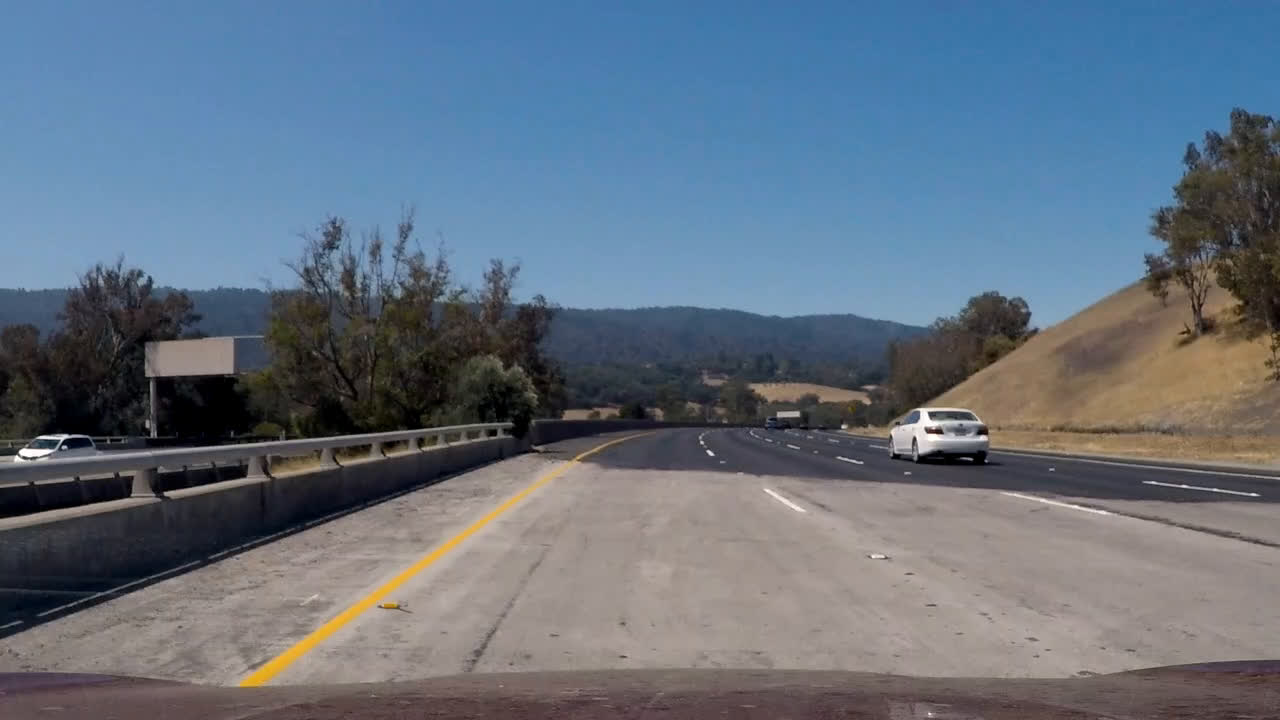
#> input picture test_images/test10.jpg, 1280 x 720 px
$ jupyter execute --allow-errors Code.ipynb   (shell and % lines are left out)   (older library calls are emulated)
#> lines starting #> are read from the running program, lines starting #| are printed output that depends on the picture; after the words box and inside, x2 and y2 are one past the last pixel; in counts of white or black regions, pixels touching at a corner belong together
## Advanced Lane Finding Project

The goals / steps of this project are the following:

* Compute the camera calibration matrix and distortion coefficients given a set of chessboard images.
* Apply a distortion correction to raw images.
* Use color transforms, gradients, etc., to create a thresholded binary image.
* Apply a perspective transform to rectify binary image ("birds-eye view").
* Detect lane pixels and fit to find the lane boundary.
* Determine the curvature of the lane and vehicle position with respect to center.
* Warp the detected lane boundaries back onto the original image.
* Output visual display of the lane boundaries and numerical estimation of lane curvature and vehicle position.

---
## Compute the camera calibration matrix and distortion coefficients given a set of chessboard images.

[cell 1]
import numpy as np
import cv2
import glob
import matplotlib.pyplot as plt
import os
#%matplotlib qt

# prepare object points, like (0,0,0), (1,0,0), (2,0,0) ....,(6,5,0)
objp = np.zeros((6*9,3), np.float32)
objp[:,:2] = np.mgrid[0:9,0:6].T.reshape(-1,2)

# Arrays to store object points and image points from all the images.
objpoints = [] # 3d points in real world space
imgpoints = [] # 2d points in image plane.

# Make a list of calibration images
file_path = os.getcwd()
file_path = file_path + '/camera_cal/calibration*.jpg'
images = glob.glob(file_path)

plt.figure(figsize=(20,10))
# Step through the list and search for chessboard corners
i=1
for fname in images:
    img = cv2.imread(fname)
    gray = cv2.cvtColor(img,cv2.COLOR_BGR2GRAY)

    # Find the chessboard corners
    ret, corners = cv2.findChessboardCorners(gray, (9,6),None)
    # If found, add object points, image points
    if ret == True:
        objpoints.append(objp)
        imgpoints.append(corners)

        # Draw and display the corners
        img = cv2.drawChessboardCorners(img, (9,6), corners, ret)
        plt.subplot(4,5,i)
        plt.imshow(img)
        i=i+1
plt.show()

## Apply a distortion correction to raw images.

[cell 2]
def undistort_image(img, mtx, dist):
    dst = cv2.undistort(img, mtx, dist, None, mtx)
    return dst

[cell 3]
import pickle

# Test undistortion on an image
file_path = os.getcwd()
file_path = file_path + '/camera_cal/calibration1.jpg'
img = cv2.imread(file_path)
#> (the rest of this cell did not finish here and is left out)

## Use color transforms, gradients, etc., to create a thresholded binary image.

[cell 4]
def mag_thresh(img, sobel_kernel=3, mag_thresh=(0, 255)):
    # Convert to HLS
    hls = cv2.cvtColor(img, cv2.COLOR_RGB2HLS)
    l_channel = hls[:,:,1]
    s_channel = hls[:,:,2]

    # Take the gradient in x and y separately in l_channel
    sobelx = cv2.Sobel(l_channel, cv2.CV_64F, 1, 0)
    sobely = cv2.Sobel(l_channel, cv2.CV_64F, 0, 1)

    # Calculate the magnitude
    abs_sobelxy = np.sqrt(sobelx**2+sobely**2)

    # Scale to 8-bit (0 - 255) and convert to type = np.uint8
    scaled_sobel = np.uint8(255*abs_sobelxy/np.max(abs_sobelxy))

    # Create a binary mask where mag thresholds are met
    binary_output_l = np.zeros_like(scaled_sobel)
    binary_output_l[(scaled_sobel >= mag_thresh[0]) & (scaled_sobel <= mag_thresh[1])] = 1

    # Take the gradient in x and y separately in s_channel
    sobelx = cv2.Sobel(s_channel, cv2.CV_64F, 1, 0)
    sobely = cv2.Sobel(s_channel, cv2.CV_64F, 0, 1)

    # Calculate the magnitude
    abs_sobelxy = np.sqrt(sobelx**2+sobely**2)

    # Scale to 8-bit (0 - 255) and convert to type = np.uint8
    scaled_sobel = np.uint8(255*abs_sobelxy/np.max(abs_sobelxy))

    # Create a binary mask where mag thresholds are met
    binary_output_s = np.zeros_like(scaled_sobel)
    binary_output_s[(scaled_sobel >= mag_thresh[0]) & (scaled_sobel <= mag_thresh[1])] = 1

    binary_output = cv2.bitwise_or(binary_output_l,binary_output_s)

    return binary_output

[cell 5]
# [41 lines left out: function abs_sobel_thresh, not called in this run]

[cell 6]
def S_threshold(img, s_thresh):

    # Convert to HLS color space and separate the V channel
    hls = cv2.cvtColor(img, cv2.COLOR_RGB2HLS)
    s_channel = hls[:,:,2]
    #s_channel = cv2.equalizeHist(s_channel)

    # Define range of yellow color in HLS
    lower = np.array([15,100,100])
    upper = np.array([35,255,255])

    # Threshold the HLS image to get only blue colors
    s_binary_y = cv2.inRange(hls, lower, upper)

    # Define range of white color in HLS
    lower = np.array([0,200,0])
    upper = np.array([255,255,255])

    # Threshold the HSV image to get only blue colors
    s_binary_w = cv2.inRange(hls, lower, upper)

    s_binary = cv2.bitwise_or(s_binary_y,s_binary_w)

    return s_binary

[cell 7]
def dir_threshold(img, sobel_kernel=3, abs_thres=(20), dir_thresh=(0, np.pi/2)):

    # Apply the following steps to img
    hls = cv2.cvtColor(img, cv2.COLOR_RGB2HLS)
    l_channel = hls[:,:,1]
    s_channel = hls[:,:,2]
    #l_channel = cv2.equalizeHist(l_channel)
    #s_channel = cv2.equalizeHist(s_channel)

    # Take the gradient in x and y separately
    sobelx = cv2.Sobel(l_channel, cv2.CV_64F, 1, 0, ksize=sobel_kernel)
    sobely = cv2.Sobel(s_channel, cv2.CV_64F, 0, 1, ksize=sobel_kernel)

    # Take the absolute value of the x and y gradients
    sobelx = np.absolute(sobelx)
    sobely = np.absolute(sobely)

    abs_sobel = np.absolute(sobelx)
    scaled_sobelx = np.uint8(255*abs_sobel/np.max(abs_sobel))
    abs_sobel = np.absolute(sobely)
    scaled_sobely = np.uint8(255*abs_sobel/np.max(abs_sobel))

    sobelx[(scaled_sobelx<abs_thres)] = 0
    sobely[(scaled_sobely<abs_thres)] = 0

    # Use np.arctan2(abs_sobely, abs_sobelx) to calculate the direction of the gradient
    absgraddir = np.arctan2(sobely,sobelx)

    # Create a binary mask where direction thresholds are met
    binary_output_l = np.zeros_like(absgraddir)
    binary_output_l[(absgraddir >= dir_thresh[0]) & (absgraddir <= dir_thresh[1])] = 1

    # Take the gradient in x and y separately
    sobelx = cv2.Sobel(s_channel, cv2.CV_64F, 1, 0, ksize=sobel_kernel)
    sobely = cv2.Sobel(s_channel, cv2.CV_64F, 0, 1, ksize=sobel_kernel)

    # Take the absolute value of the x and y gradients
    sobelx = np.absolute(sobelx)
    sobely = np.absolute(sobely)

    abs_sobel = np.absolute(sobelx)
    scaled_sobelx = np.uint8(255*abs_sobel/np.max(abs_sobel))
    abs_sobel = np.absolute(sobely)
    scaled_sobely = np.uint8(255*abs_sobel/np.max(abs_sobel))

    sobelx[(scaled_sobelx<abs_thres)] = 0
    sobely[(scaled_sobely<abs_thres)] = 0

    # Use np.arctan2(abs_sobely, abs_sobelx) to calculate the direction of the gradient
    absgraddir = np.arctan2(sobely,sobelx)

    # Create a binary mask where direction thresholds are met
    binary_output_s = np.zeros_like(absgraddir)
    binary_output_s[(absgraddir >= dir_thresh[0]) & (absgraddir <= dir_thresh[1])] = 1

    binary_output = cv2.bitwise_or(binary_output_l,binary_output_s)

    return binary_output

[cell 8]
def R_threshold(img, r_thresh):
    R = img[:,:,0]

    r_binary = np.zeros_like(R)
    r_binary[(R > r_thresh[0]) & (R <= r_thresh[1])] = 1

    return r_binary

[cell 9]
# Threshold pipeline.
def image_threshold(img):

    mag_binary = np.uint8(mag_thresh(img, sobel_kernel=3, mag_thresh=(50, 255))) #65
    # [6 lines of commented-out code are left out]
    dir_binary = np.uint8(dir_threshold(img, sobel_kernel=15, abs_thres=(20), dir_thresh=(np.pi/2-1,np.pi/2-0.2)))
    #dir_binary = cv2.erode(dir_binary, np.ones((3, 3)))

    s_binary = np.uint8(S_threshold(img, s_thresh=(150, 255)))
    r_binary = np.uint8(R_threshold(img, r_thresh=(220, 255)))

    ch1_binary = cv2.bitwise_or(s_binary,r_binary)
    ch2_binary = mag_binary#cv2.bitwise_or(sobelx_binary,mag_binary)
    ch3_binary = (dir_binary)
    binary_stack = 255*np.dstack((ch1_binary, ch2_binary, ch3_binary))

    binary = np.zeros_like(s_binary)
    binary[(ch1_binary > 0) | (ch2_binary > 0) |(ch3_binary > 0)] = 255
    binary = cv2.erode(binary, np.ones((3, 3)))

    return binary,binary_stack

[cell 10]
import matplotlib.image as mpimg
# Make a list of test images
file_path = os.getcwd()
file_path = file_path + '/test_images/test*.jpg'
images = glob.glob(file_path)

i=0
for fname in images:
    image = mpimg.imread(fname)
#> image is the input picture: shape (720, 1280, 3); mean R, G, B 99.9, 112.9, 127.5
    res,result = image_threshold(image)
#> in mag_thresh, `sobely = cv2.Sobel(s_channel, cv2.CV_64F, 0, 1)`:
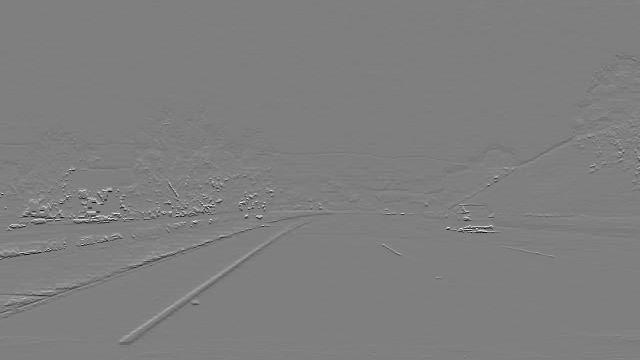
#> sobely: shape (720, 1280) float64 (shown at 1/2 size); min -1020, max 1020, mean -0.9; drawn with min black and max white
#> in image_threshold, `mag_binary = np.uint8(mag_thresh(img, sobel_kernel=3, mag_thresh=(50, ..`:
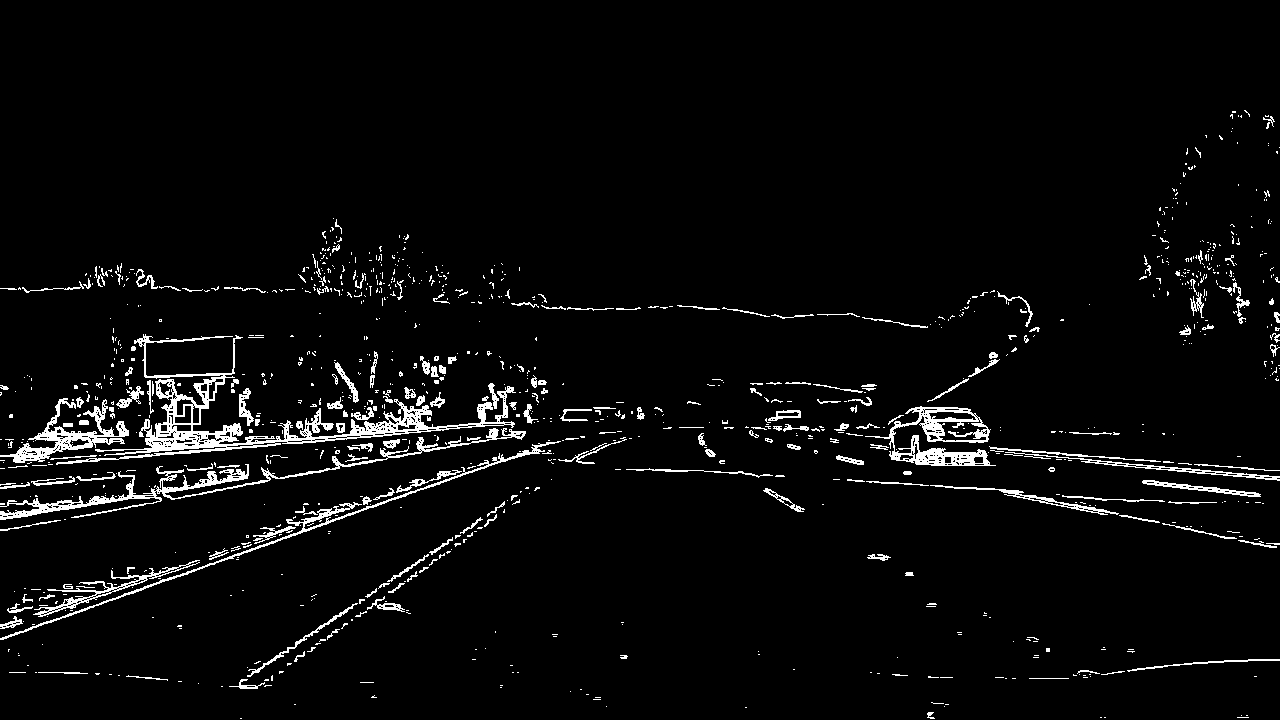
#> mag_binary: shape (720, 1280); values 0 (black) and 1 (white), 4% white in thin lines or dots, all inside (x1, y1, x2, y2) = (0, 110, 1280, 719)
#> in R_threshold, `R = img[:,:,0]`:
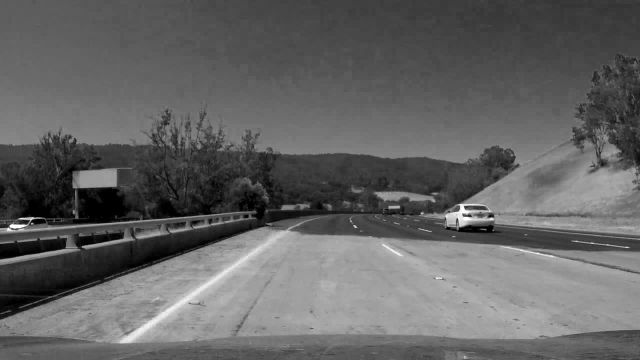
#> R: shape (720, 1280) (shown at 1/2 size); min 0, max 255, mean 99.9
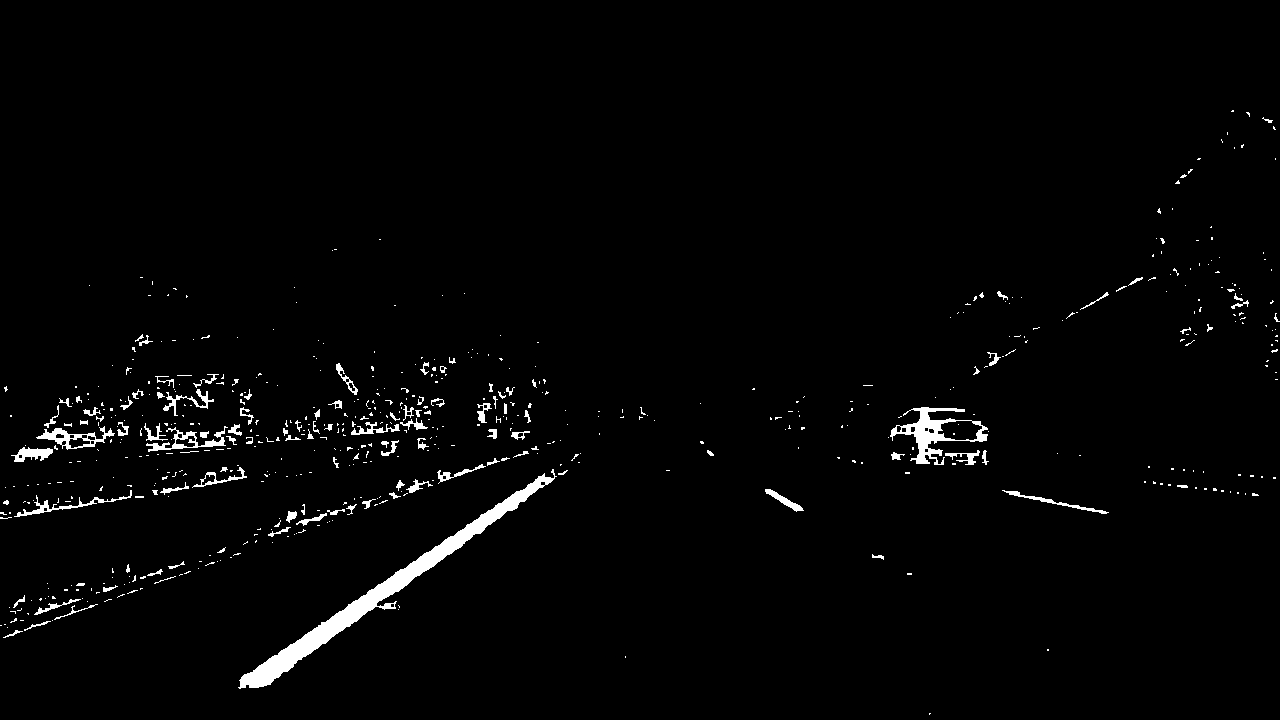
#> res: shape (720, 1280); 2% white; 606 white regions (493 under 20 px), largest, box (x1, y1, x2, y2) and area: (238, 469, 557, 689) 5792, (890, 407, 988, 465) 1644, (36, 426, 115, 450) 599

    i=i+1
    file_path = os.getcwd()
    file_path = file_path + '/output_images/' + 'binary' + str(i) + '.jpg'
    cv2.imwrite(file_path,res)

    # Plot the result
    f, (ax1, ax2) = plt.subplots(1, 2, figsize=(10, 5))
    f.tight_layout()

    ax1.imshow(image)
    ax1.set_title('Original Image', fontsize=25)

    ax2.imshow(res)
    ax2.set_title('Pipeline Result', fontsize=25)
    plt.subplots_adjust(left=0., right=1, top=0.9, bottom=0.)
    plt.show()
#> pass 2 of the loop `for fname in images:`:
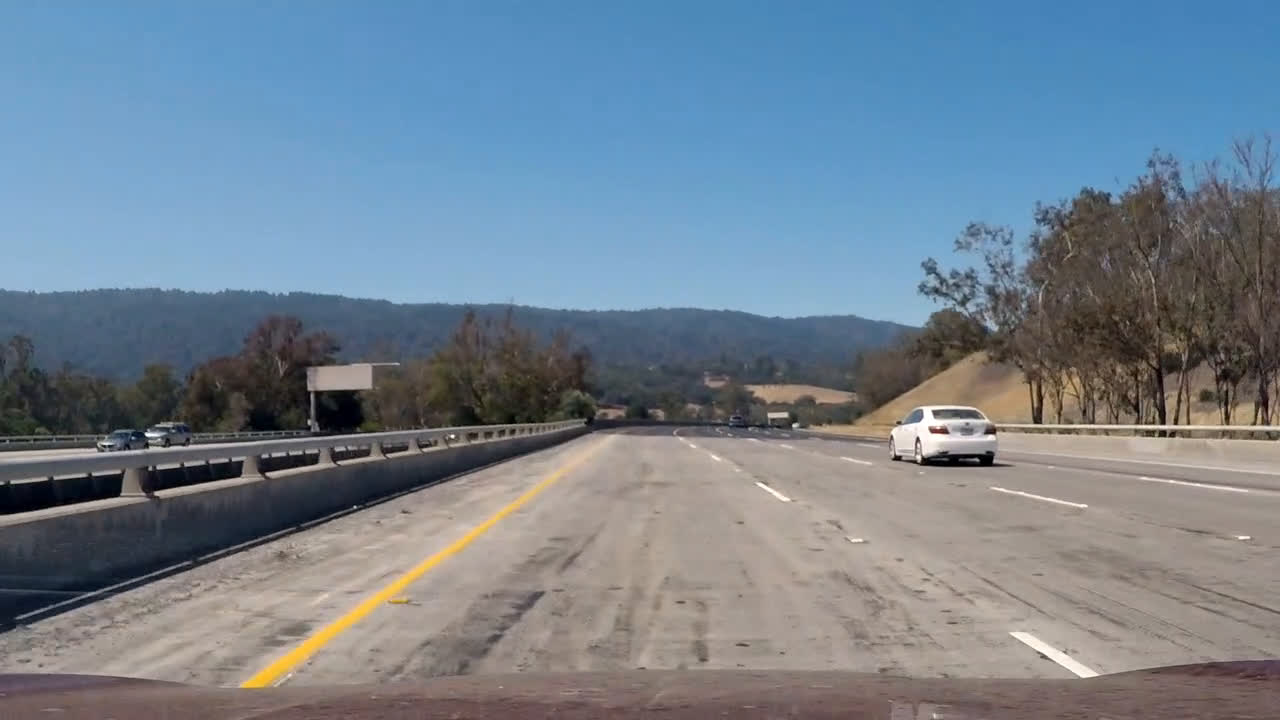
#> input picture test_images/test7.jpg, 1280 x 720 px
#> image is the input picture: shape (720, 1280, 3); mean R, G, B 114.7, 129.8, 143.8
#> in mag_thresh (call 2), `sobely = cv2.Sobel(l_channel, cv2.CV_64F, 0, 1)`:
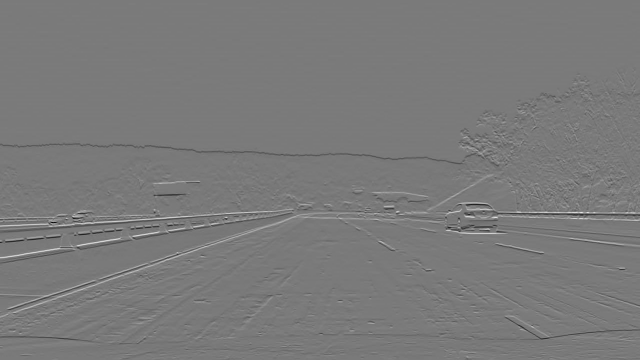
#> sobely: shape (720, 1280) float64 (shown at 1/2 size); min -712, max 772, mean -0.4; drawn with min black and max white
#> in mag_thresh (call 2), `abs_sobelxy = np.sqrt(sobelx**2+sobely**2)`:
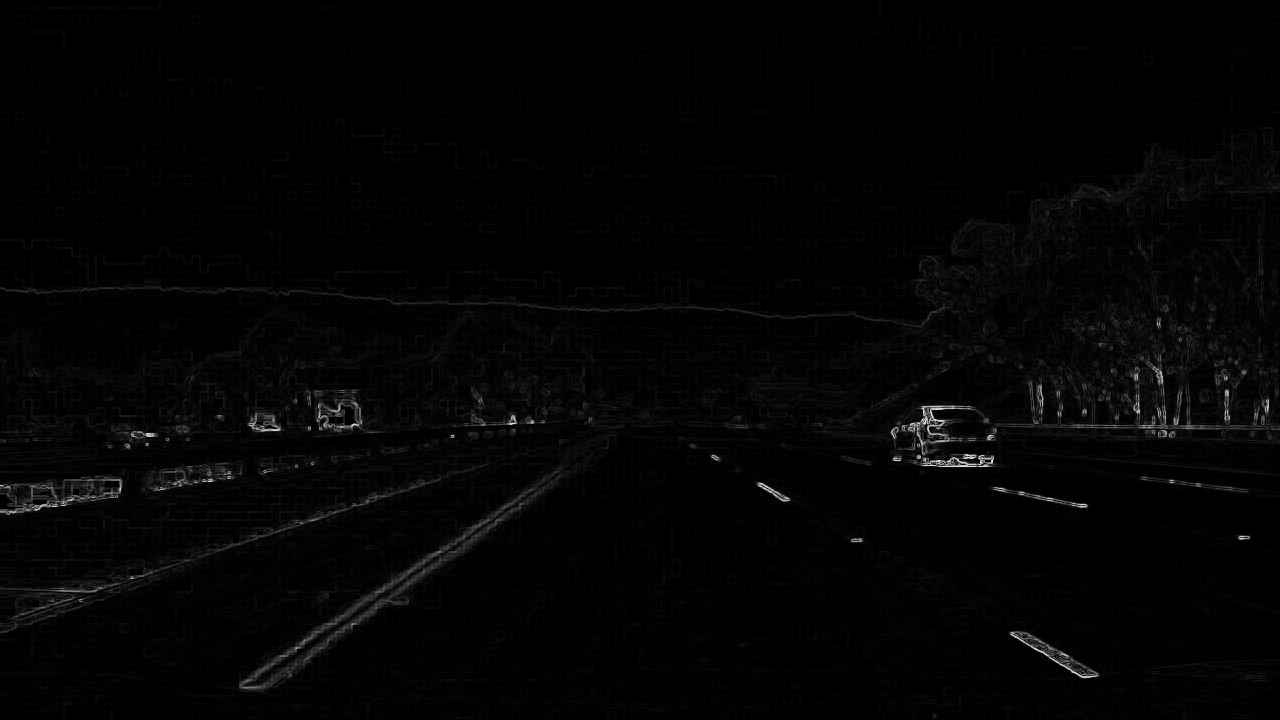
#> abs_sobelxy: shape (720, 1280) float64; min 0, max 1140.4, mean 19.3; drawn with min black and max white

## Apply a perspective transform to rectify binary image ("birds-eye view").

[cell 11]
# [24 lines left out: function image_unwarp, not called in this run]

[cell 12]
import matplotlib.image as mpimg
# Make a list of test images
file_path = os.getcwd()
file_path = file_path + '/output_images/binary*.jpg'
images = glob.glob(file_path)

i=0
for fname in images:
    image = mpimg.imread(fname)

    top_down,M = image_unwarp(image)

    i=i+1
    file_path = os.getcwd()
    file_path = file_path + '/output_images/' + 'warp' + str(i) + '.jpg'
    cv2.imwrite(file_path,top_down)

    # Plot the result
    f, (ax1, ax2) = plt.subplots(1, 2, figsize=(10, 5))
    f.tight_layout()

    image = np.array(cv2.merge((image,image,image)),np.uint8)
    ax1.imshow(image)
    ax1.set_title('Original Image', fontsize=25)

    top_down = np.array(cv2.merge((top_down,top_down,top_down)),np.uint8)
    ax2.imshow(top_down)
    ax2.set_title('Pipeline Result', fontsize=25)
    plt.subplots_adjust(left=0., right=1, top=0.9, bottom=0.)

## Detect lane pixels and fit to find the lane boundary.

[cell 13]
# [4 lines left out: function window_mask, not called in this run]

[cell 14]
# [42 lines left out: function find_window_centroids, not called in this run]

[cell 15]
# [123 lines left out: function detect_lanes, not called in this run]

[cell 16]
import matplotlib.image as mpimg

# Make a list of test images
file_path = os.getcwd()
file_path = file_path + '/output_images/warp*.jpg'
images = glob.glob(file_path)

i=0
for fname in images:
    image = mpimg.imread(fname)
    global_left_fitx = []
    global_right_fitx = []
    global_left_fit_cr = []
    global_right_fit_cr = []
    output,ploty,left_fitx,right_fitx,left_curverad,right_curverad,center_dist = detect_lanes(image,1)

    i=i+1
    file_path = os.getcwd()
    file_path = file_path + '/output_images/' + 'detect' + str(i) + '.jpg'
    cv2.imwrite(file_path,output)

    # Plot the result
    f, (ax1, ax2) = plt.subplots(1, 2, figsize=(10, 5))
    f.tight_layout()

    image = np.array(cv2.merge((image,image,image)),np.uint8)
    ax1.imshow(image)
    ax1.set_title('Original Image', fontsize=25)

    ax2.imshow(output)
    ax2.set_title('Pipeline Result', fontsize=25)
    plt.subplots_adjust(left=0., right=1, top=0.9, bottom=0.)
    plt.plot(left_fitx, ploty, color='yellow')
    plt.plot(right_fitx, ploty, color='yellow')

## Determine the curvature of the lane and vehicle position with respect to center.

[cell 17]
# [11 lines left out: function measure, not called in this run]

## Warp the detected lane boundaries back onto the original image.

[cell 18]
# [18 lines left out: function warp_back, not called in this run]

## Output visual display of the lane boundaries and numerical estimation of lane curvature and vehicle position.

[cell 19]
# Import everything needed to edit/save/watch video clips
from moviepy.editor import VideoFileClip
from IPython.display import HTML

#> (a cell that did not finish here is left out)

[cell 21]
# Process pipeline
# [8 lines left out: function process_image, not called in this run]

[cell 22]
dist_pickle = pickle.load( open( "calibration_results.p", "rb" ) )
#> (reads calibration_results.p from the repository)
